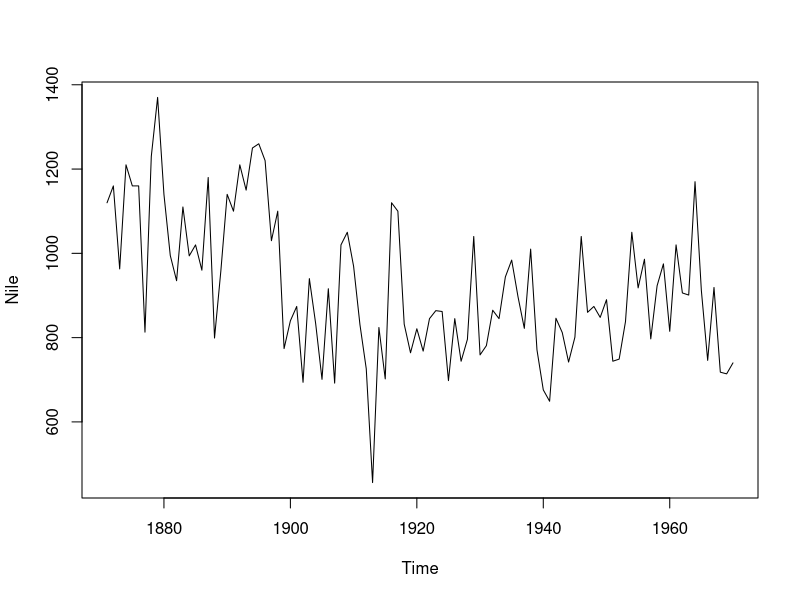
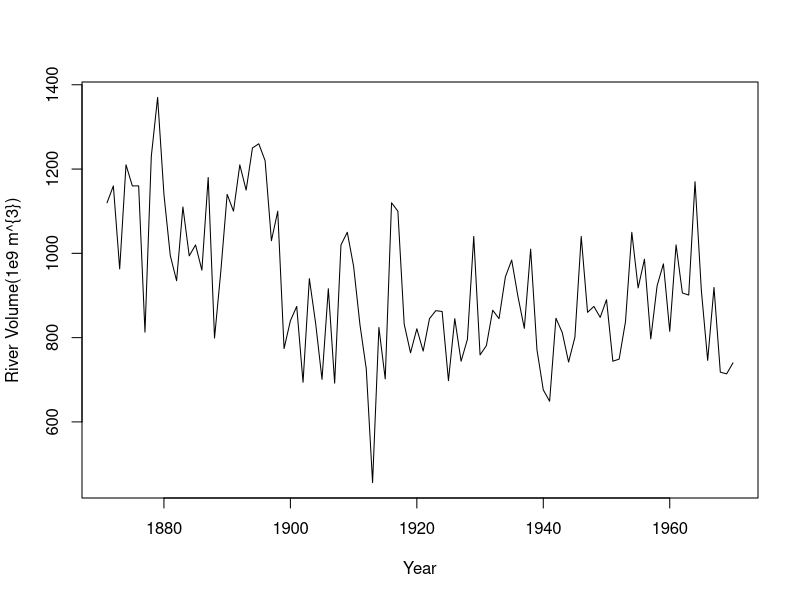
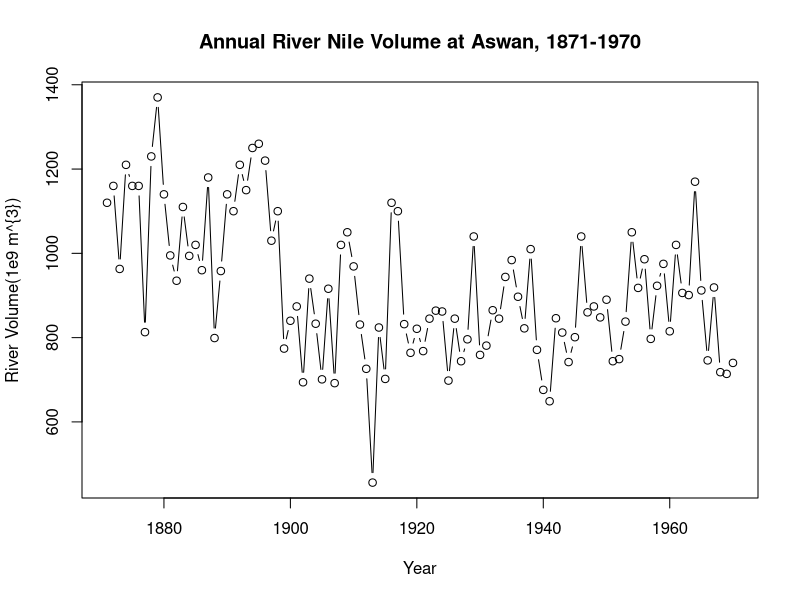
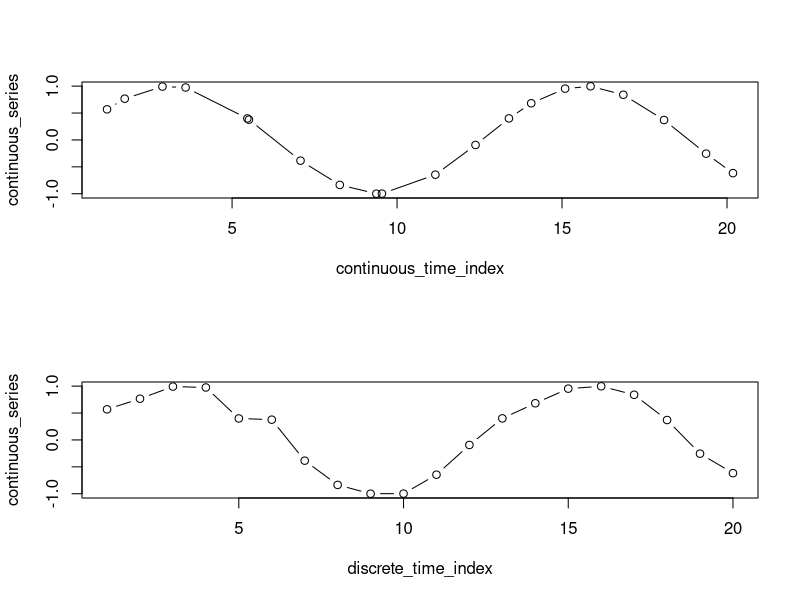
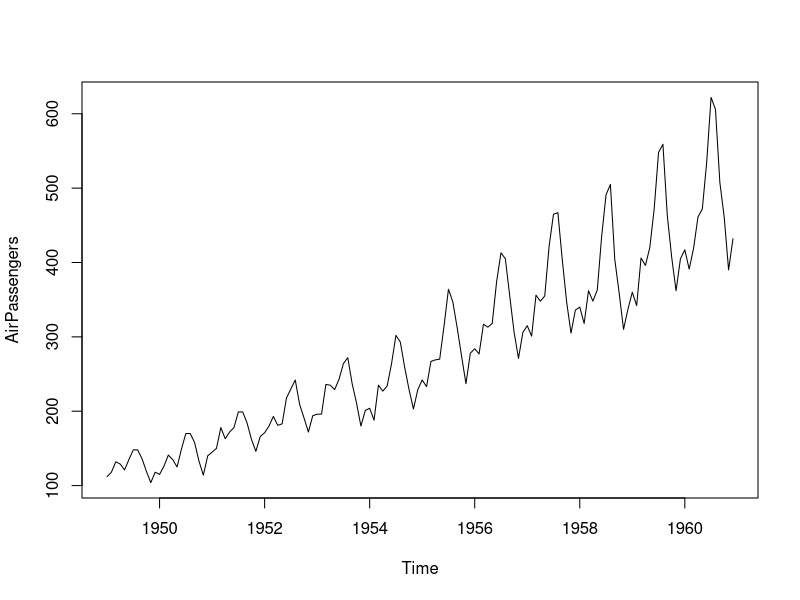
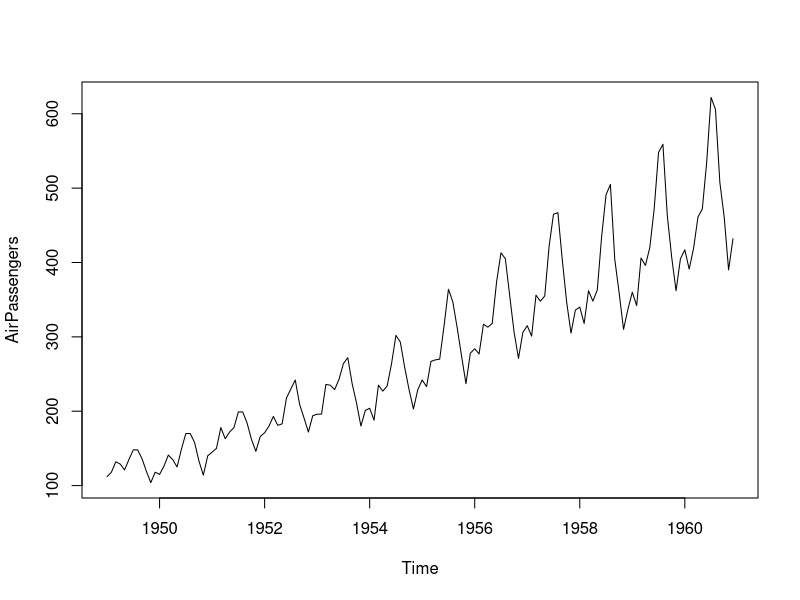
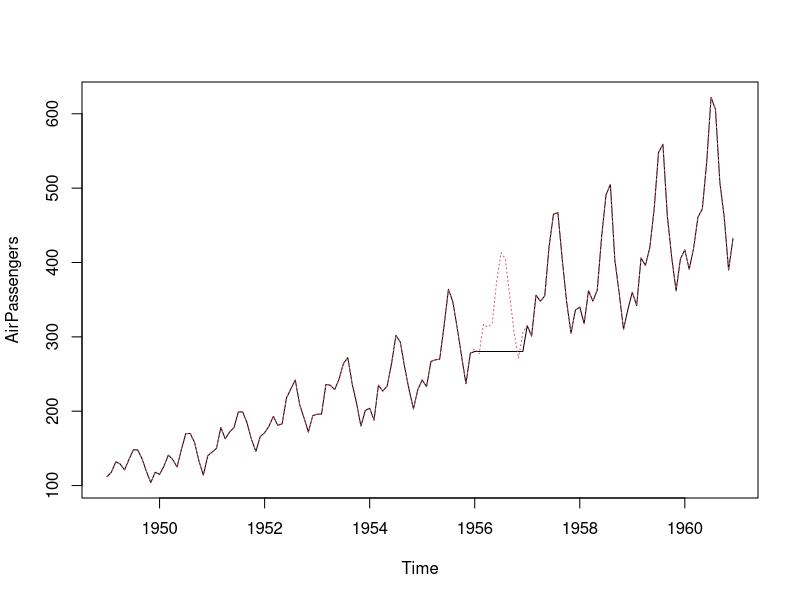
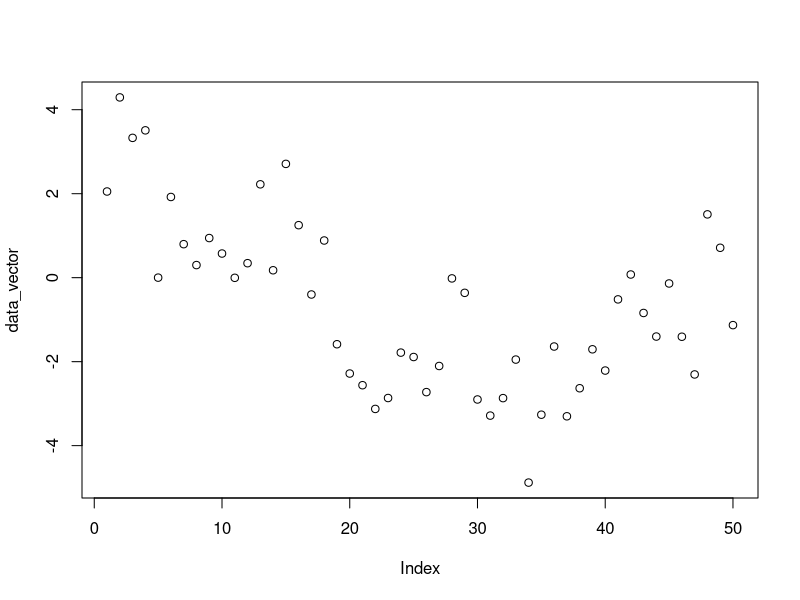

Here is the R script that generated these plots, in order:
# Exploring raw time series
# The most common first step when conducting time series analysis is to display your time series dataset in a visually intuitive format. The most useful way to view raw time series data in R is to use the print() command, which displays the Start, End, and Frequency of your data along with the observations.
# 
# Another useful command for viewing time series data in R is the length() function, which tells you the total number of observations in your data.
# 
# Some datasets are very long, and previewing a subset of data is more suitable than displaying the entire series. The head(___, n =___) and tail(___, n =___) functions, in which n is the number of items to display, focus on the first and last few elements of a given dataset respectively.
# 
# In this exercise, you'll explore the famous River Nile annual streamflow data, Nile. This time series dataset includes some metadata information. When calling print(Nile), note that Start = 1871 indicates that 1871 is the year of the first annual observation, and End = 1970 indicates 1970 is the year of the last annual observation.

if(!require(datasets)) {
  install.packages('datasets')
  library(datasets)
}

# Use the print() function to display the River Nile data. The data object is called Nile
# Use the length() function to identify the number of elements in your Nile dataset.
# Use head() to display the first 10 elements of the Nile dataset. To do so, set the n argument equal to 10.
# Use tail() to display the last 12 elements of the Nile dataset, again setting an appropriate value to the n argument.

# Print the Nile dataset
print(Nile)

# List the number of observations in the Nile dataset
length(Nile)

# Display the first 10 elements of the Nile dataset
head(Nile, n = 10)

# Display the last 12 elements of the Nile dataset
tail(Nile, n = 12)

# Basic time series plots
# While simple commands such as print(), length(), head(), and tail() provide crucial information about your time series data, another very useful way to explore any data is to generate a plot.
# 
# In this exercise, you will plot the River Nile annual streamflow data using the plot() function. For time series data objects such as Nile, a Time index for the horizontal axis is typically included. From the previous exercise, you know that this data spans from 1871 to 1970, and horizontal tick marks are labeled as such. The default label of "Time" is not very informative. Since these data are annual measurements, you should use the label "Year". While you're at it, you should change the vertical axis label to "River Volume (1e9 m^{3})".
# 
# Additionally, it helps to have an informative title, which can be set using the argument main. For your purposes, a useful title for this figure would be "Annual River Nile Volume at Aswan, 1871-1970".
# 
# Finally, the default plotting type for time series objects is "l" for line. Connecting consecutive observations can help make a time series plot more interpretable. Sometimes it is also useful to include both the observations points as well as the lines, and we instead use "b" for both.

# Use plot() to display the Nile dataset.
# Use a second call to plot() to display the data, but add the additional arguments: xlab = "Year", ylab = "River Volume (1e9 m^{3})".
# Use a third call to plot() with your Nile data, but this time also add a title and include observation points in the figure by specifying the following arguments: main = "Annual River Nile Volume at Aswan, 1871-1970", type ="b".

# Plot the Nile data
plot(Nile)

# Plot the Nile data with xlab and ylab arguments
plot(Nile, xlab = "Year", ylab = "River Volume(1e9 m^{3})")

# Plot the Nile data with xlab, ylab, main, and type arguments
plot(Nile, xlab = "Year", ylab = "River Volume(1e9 m^{3})", 
     main = 'Annual River Nile Volume at Aswan, 1871-1970', type = 'b')


# What does the time index tell us?
#   Some data are naturally evenly spaced by time. The time series discrete_data shown in the top figure has 20 observations, with one observation appearing at each of the discrete time indices 1 through 20. Discrete time indexing is appropriate for discrete_data.
# 
# The time series continuous_series shown in the bottom figure also has 20 observations, it is following the same periodic pattern as discrete_data, but its observations are not evenly spaced. Its first, second, and last observations were observed at times 1.210322, 1.746137, and 20.180524, respectively. Continuous time indexing is natural for continuous_series, however, the observations are approximately evenly spaced, with about 1 observation observed per time unit. Let's investigate using a discrete time indexing for continuous_series.

# Use plot(___, ___, type = "b") to display continuous_series versus continuous_time_index, its continuous time index
# Create a vector 1:20 to be used as a discrete time index.
# Now use plot(___, ___, type = "b") to display continuous_series versus discrete_time_index
# Note the various differences between the resulting figures, but the approximation appears reasonable because the overall trend remained preserved

# Plot the continuous_series using continuous time indexing
continuous_series <- c( 0.56889468,  0.76630408,  0.99207512,  0.97481741,  0.39912320,  0.37660246,
                        -0.38532033, -0.83635852, -0.99966983, -0.99831019, -0.64622280, -0.09386151,
                        0.40052909,  0.68160578,  0.95318159,  0.99693803,  0.83934194,  0.37003754,
                        -0.25509676, -0.61743983)

continuous_time_index <- c(1.210322,  1.746137,  2.889634,  3.591384,  5.462065,  5.510933,  7.074295,
                           8.264398,  9.373382,  9.541063, 11.161122, 12.378371, 13.390559, 14.066280,
                           15.093547, 15.864515, 16.857413, 18.091457, 19.365451, 20.180524)

par(mfrow=c(2,1))
plot(continuous_time_index,continuous_series, type = "b")

# Make a discrete time index using 1:20 
discrete_time_index <- 1:20

# Now plot the continuous_series using discrete time indexing
plot(discrete_time_index,continuous_series, type = "b")
par(mfrow=c(1,1))


# Identifying the sampling frequency
# In addition to viewing your data and plotting over time, there are several additional operations that can be performed on time series datasets.
# 
# The start() and end() functions return the time index of the first and last observations, respectively. The time() function calculates a vector of time indices, with one element for each time index on which the series was observed.
# 
# The deltat() function returns the fixed time interval between observations and the frequency() function returns the number of observations per unit time. Finally, the cycle() function returns the position in the cycle of each observation.
# 
# In this exercise, you'll practice applying these functions to the AirPassengers dataset, which reports the monthly total international airline passengers (in thousands) from 1949 to 1960.

# Begin by plotting the AirPassengers data using a simple call to plot().
# Next, list the first and last time observations in AirPassengers using start() and end(), respectively.
# Finally, gain some additional insight into this dataset by using the time(), deltat(), frequency(), and cycle() commands AirPassengers.

# Plot AirPassengers
plot(AirPassengers)

# View the start and end dates of AirPassengers
start(AirPassengers)
end(AirPassengers)

# Use time(), deltat(), frequency(), and cycle() with AirPassengers 
time(AirPassengers)
deltat(AirPassengers)
frequency(AirPassengers)
cycle(AirPassengers)


# When is the sampling frequency exact?
#   The sampling frequency is often only approximate and the interval between observations is not quite a fixed unit. For example, there are usually 365 days in a year based on the Gregorian calendar. However, (almost) every four years there are 366 days (leap years). This compensates for the fact that the Earth completes a rotation around Sol, the sun, in approximately 365.2422 days, on average.
# 
# As a simplifying assumption, we often ignore these small discrepancies and proceed as though the sampling frequency and observation intervals are fixed constants. Typically, our results will not be sensitive to approximation when the underlying process is not changing too quickly.
# 
# Which one of the following has an exact sampling frequency?
#   
#   Answer the question
# 50XP
# Possible Answers
# 
# Monthly observations recorded on the last day of the month for several years
# press
# 1
# 
# Weekly observations recorded every Friday for several years
# press
# 2
# 
# Daily observations recorded every "business day" for several weeks
# press
# 3
# 
# Hourly observations recorded each hour for several days
# press
# 4   -> answer

# Exercise
# Missing values
# Sometimes there are missing values in time series data, denoted NA in R, and it is useful to know their locations. It is also important to know how missing values are handled by various R functions. Sometimes we may want to ignore any missingness, but other times we may wish to impute or estimate the missing values.
# 
# Let's again consider the monthly AirPassengers dataset, but now the data for the year 1956 are missing. In this exercise, you'll explore the implications of this missing data and impute some new data to solve the problem.
# 
# The mean() function calculates the sample mean, but it fails in the presence of any NA values. Use mean(___, na.rm = TRUE) to calculate the mean with all missing values removed. It is common to replace missing values with the mean of the observed values. Does this simple data imputation scheme appear adequate when applied the the AirPassengers dataset?
#   
#   Instructions
# 70 XP
# Instructions
# 70 XP
# Use plot() to display a simple plot of AirPassengers. Note the missing data for 1956.
# Use mean() to calculate the sample mean of AirPassengers with the missing data removed (na.rm = TRUE).
# Run the pre-written code to impute the mean values into your missing data.
# Use another call to plot() to replot your newly imputed AirPassengers data.
# Run the pre-written code to add the complete AirPassengers data to your plot.


# Plot the AirPassengers data
plot(AirPassengers)

# Compute the mean of AirPassengers
mean(AirPassengers, na.rm = TRUE)

# Impute mean values to NA in AirPassengers
AirPassengers[85:96] <- mean(AirPassengers, na.rm = TRUE)

# Generate another plot of AirPassengers
plot(AirPassengers)

# Add the complete AirPassengers data to your plot
rm(AirPassengers)
points(AirPassengers, type = "l", col = 2, lty = 3)


# Exercise
# Creating a time series object with ts()
# The function ts() can be applied to create time series objects. A time series object is a vector (univariate) or matrix (multivariate) with additional attributes, including time indices for each observation, the sampling frequency and time increment between observations, and the cycle length for periodic data. Such objects are of the ts class, and represent data that has been observed at (approximately) equally spaced time points. Now you will create time series objects yourself.
# 
# The advantage of creating and working with time series objects of the ts class is that many methods are available for utilizing time series attributes, such as time index information. For example, as you've seen in earlier exercises, calling plot() on a ts object will automatically generate a plot over time.
# 
# In this exercise, you'll familiarize yourself with the ts class by encoding some time series data (saved as data_vector) into ts and exploring the result. Your time series data_vector starts in the year 2004 and has 4 observations per year (i.e. it is quarterly data).
# 
# Instructions
# 100 XP
# Instructions
# 100 XP
# Apply print() and plot() to data_vector. Note that, by default, your plot does not contain time information.
# Use ts() with data_vector to convert your data to a ts object. Set the start argument equal to 2004 and the frequency argument equal to 4. Assign the result to time_series.
# Use print() and plot() to view your time_series object.

data_vector <- c(2.05219410731111,4.29288527974091,3.32941329441844,3.50859506696045,0.000957693762193124,1.92171863450249,0.797813412800535,0.299954343478063,0.943568753562609,0.574828338758714,-0.00340059028674611,0.34486491757086,2.22297611360904,0.1763144576315,2.70976227698024,1.25019489653419,-0.400716475448651,0.88527321208965,-1.5852420265539,-2.28292788910447,-2.56095312898444,-3.12599637544793,-2.86602958954692,-1.78470092068662,-1.88949129078692,-2.7255351193826,-2.10331418003627,-0.0174256893338487,-0.361320415116881,-2.90084033266105,-3.28474409267047,-2.8684594717709,-1.95050744365674,-4.88018925247303,-3.2634605352894,-1.63960625222554,-3.30125758402894,-2.63312454334943,-1.70583540221139,-2.21198250613255,-0.517059518572955,0.0752508094841423,-0.840699471563585,-1.40226834874561,-0.138211423023857,-1.40659547028281,-2.3046941054804,1.50738914324565,0.711867947688864,-1.13005190223045)

# Use print() and plot() to view data_vector
print(data_vector)
plot(data_vector)

# Convert data_vector to a ts object with start = 2004 and frequency = 4
time_series <- ts(data_vector, start = 2004, frequency = 4)

# Use print() and plot() to view time_series
print(time_series)
plot(time_series)


# Exercise
# Testing whether an object is a time series
# When you work to create your own datasets, you can build them as ts objects. Recall the dataset data_vector from the previous exercise, which was just a vector of numbers, and time_series, the ts object you created from data_vector using the ts() function and information regarding the start time and the observation frequency. As a reminder, data_vector and time_series are shown in the plot on the right.
# 
# When you use datasets from others, such as those included in an R package, you can check whether they are ts objects using the is.ts() command. The result of the test is either TRUE when the data is of the ts class, or FALSE if it is not.
# 
# In this exercise, you'll explore the class of the datasets you've been using throughout this chapter.
# 
# Instructions
# 100 XP
# Use is.ts() on the data_vector and time_series objects from the previous exercise.
# Use another call to is.ts() to check the class of the Nile dataset used in earlier exercises.
# Continue the trend by using is.ts() on the AirPassengers dataset.  


# Check whether data_vector and time_series are ts objects
is.ts(data_vector)
is.ts(time_series)

# Check whether Nile is a ts object
is.ts(Nile)

# Check whether AirPassengers is a ts object
is.ts(AirPassengers)


# Exercise
# Plotting a time series object
# It is often very useful to plot data we are analyzing, as is the case when conducting time series analysis. If the dataset under study is of the ts class, then the plot() function has methods that automatically incorporate time index information into a figure.
# 
# Let's consider the eu_stocks dataset (available in R by default as EuStockMarkets). This dataset contains daily closing prices of major European stock indices from 1991-1998, specifically, from Germany (DAX), Switzerland (SMI), France (CAC), and the UK (FTSE). The data were observed when the markets were open, so there are no observations on weekends and holidays. We will proceed with the approximation that this dataset has evenly spaced observations and is a four dimensional time series.
# 
# To conclude this chapter, this exercise asks you to apply several of the functions you've already learned to this new dataset.
# 
# Instructions
# 100 XP
# Use is.ts() to check whether eu_stocks is a ts object.
# View the start, end, and frequency of eu_stocks using the start(), end(), and frequency() functions, respectively.
# Generate a simple plot of your eu_stocks data using the plot() command.
# Generate a more complex time series plot of your eu_stocks data using the ts.plot() command. Input the eu_stocks dataset into the pre-written code, but leave the other arguments as they are.
# Use the pre-written code to add a legend to your time series plot.

# Check whether eu_stocks is a ts object
eu_stocks <- EuStockMarkets
is.ts(eu_stocks)

# View the start, end, and frequency of eu_stocks
start(eu_stocks)
end(eu_stocks)
frequency(eu_stocks)

# Generate a simple plot of eu_stocks
plot(eu_stocks)

# Use ts.plot with eu_stocks
ts.plot(eu_stocks, col = 1:4, xlab = "Year", ylab = "Index Value", main = "Major European Stock Indices, 1991-1998")

# Add a legend to your ts.plot
legend("topleft", colnames(eu_stocks), lty = 1, col = 1:4, bty = "n")


